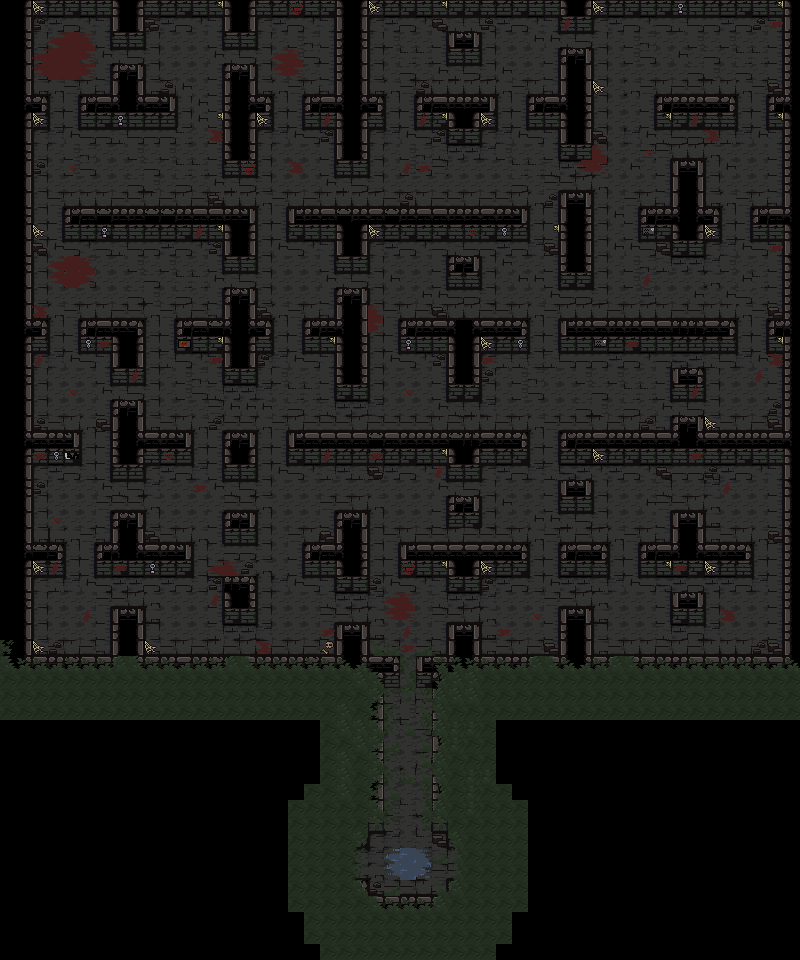

The image is a tile-based game level rendered from a .tmx file. Its description and source (layers, tilesets, objects; grid data summarised) follow:
An orthogonal 50x60 tile map with 16x16 px tiles, 2 tile layers (background, items) and 96 objects (Enemy, Player, Esuba, Needle, Button, ...).

<map version="1.10" tiledversion="1.10.2" orientation="orthogonal" renderorder="right-down" width="50" height="60" tilewidth="16" tileheight="16" infinite="0" nextlayerid="6" nextobjectid="246">
 <tileset firstgid="1" source="dung.tsx" />
 <layer id="1" name="background" width="50" height="60">
  <data>[3000 cells, 3000 non-empty, 55 distinct tile ids]</data>
 </layer>
 <layer id="5" name="items" width="50" height="60">
  <data>[3000 cells, 553 non-empty, 53 distinct tile ids]</data>
 </layer>
 <objectgroup id="3" name="objects">
  <object id="32" name="Enemy" x="39.8485" y="253.909" width="17.3636" height="10" />
  <object id="36" x="352" y="848">
   <polygon points="0,0 0,32 0,64 -16,64 -16,0" />
  </object>
  <object id="37" x="352" y="880">
   <polygon points="0,0 16,0 16,32 0,32" />
  </object>
  <object id="41" x="448" y="816">
   <polygon points="0,0 0,32 32,32 32,0 0,0" />
  </object>
  <object id="42" x="368" y="816">
   <polygon points="0,0 0,32 -32,32 -32,0" />
  </object>
  <object id="43" name="Player" x="403.479" y="881.438" width="8" height="5.5" />
  <object id="44" name="Esuba" x="402.549" y="866.238" width="10.5599" height="13.8617" />
  <object id="48" x="464" y="848">
   <polygon points="0,0 0,32 16,32 16,0" />
  </object>
  <object id="49" x="448" y="880">
   <polygon points="0,0 0,32 32,32 32,0 0,0" />
  </object>
  <object id="51" x="384" y="816">
   <polygon points="0,0 -16,0 -16,16 0,16" />
  </object>
  <object id="52" x="432" y="816">
   <polygon points="0,0 0,16 16,16 16,0" />
  </object>
  <object id="53" x="448" y="896">
   <polygon points="0,0 -80,0 -80,16 0,16" />
  </object>
  <object id="70" x="416" y="656">
   <polygon points="0,0 0,32 384,32 384,0" />
  </object>
  <object id="71" x="32" y="0">
   <polygon points="0,0 0,688 -32,688 -32,0" />
  </object>
  <object id="72" x="32" y="16">
   <polygon points="0,0 768,0 768,-16 0,-16" />
  </object>
  <object id="73" x="336" y="16">
   <polygon points="0,0 0,160 32,160 32,0" />
  </object>
  <object id="77" x="272" y="96">
   <polygon points="0,0 0,32 -16,32 -16,0" />
  </object>
  <object id="79" x="224" y="16">
   <polygon points="0,0 0,32 32,32 32,0" />
  </object>
  <object id="80" x="144" y="16">
   <polygon points="0,0 0,32 -32,32 -32,0" />
  </object>
  <object id="81" x="176" y="128">
   <polygon points="0,0 -96,0 -96,-32 0,-32" />
  </object>
  <object id="82" x="144" y="96">
   <polygon points="0,0 0,-32 -32,-32 -32,0" />
  </object>
  <object id="87" x="336" y="240">
   <polygon points="0,0 0,32 32,32 32,0" />
  </object>
  <object id="94" x="592" y="128">
   <polygon points="0,0 -32,0 -32,32 0,32" />
  </object>
  <object id="95" x="592" y="48">
   <polygon points="0,0 -32,0 -32,48 0,48" />
  </object>
  <object id="96" x="592" y="16">
   <polygon points="0,0 0,16 -32,16 -32,0" />
  </object>
  <object id="98" x="784" y="16">
   <polygon points="0,0 0,640 16,640 16,0" />
  </object>
  <object id="99" x="784" y="96">
   <polygon points="0,0 -16,0 -16,32 0,32" />
  </object>
  <object id="102" x="672" y="208">
   <polygon points="0,0 -32,0 -32,32 0,32" />
  </object>
  <object id="114" x="112" y="352">
   <polygon points="0,0 0,32 32,32 32,0" />
  </object>
  <object id="116" x="224" y="320">
   <polygon points="0,0 0,-32 32,-32 32,0" />
  </object>
  <object id="120" x="144" y="432">
   <polygon points="0,0 0,-32 -32,-32 -32,0" />
  </object>
  <object id="122" x="64" y="576">
   <polygon points="0,0 -32,0 -32,-32 0,-32" />
  </object>
  <object id="126" x="640" y="544">
   <polygon points="0,0 0,32 112,32 112,0" />
  </object>
  <object id="131" x="704" y="432">
   <polygon points="0,0 0,-16 -32,-16 -32,0" />
  </object>
  <object id="134" x="144" y="544">
   <polygon points="0,0 0,-32 -32,-32 -32,0" />
  </object>
  <object id="139" x="480" y="464">
   <polygon points="0,0 0,16 -32,16 -32,0" />
  </object>
  <object id="142" x="528" y="352">
   <polygon points="0,0 -48,0 -48,-32 0,-32" />
  </object>
  <object id="145" x="448" y="352">
   <polygon points="0,0 -48,0 -48,-32 0,-32" />
  </object>
  <object id="148" x="336" y="288">
   <polygon points="0,0 0,112 32,112 32,0" />
  </object>
  <object id="151" x="256" y="576">
   <polygon points="0,0 0,48 -32,48 -32,0" />
  </object>
  <object id="154" x="448" y="688">
   <polygon points="0,0 -16,0 -16,128 0,128" />
  </object>
  <object id="156" x="384" y="688">
   <polygon points="0,0 -16,0 -16,128 0,128" />
  </object>
  <object id="157" x="400" y="688">
   <polygon points="0,0 -368,0 -368,-32 0,-32" />
  </object>
  <object id="158" x="368" y="656">
   <polygon points="0,0 0,-32 -32,-32 -32,0" />
  </object>
  <object id="161" x="448" y="656">
   <polygon points="0,0 0,-32 32,-32 32,0" />
  </object>
  <object id="166" name="Needle" x="32" y="416" width="16" height="16" />
  <object id="167" name="Button" x="704" y="352" width="16" height="16" />
  <object id="168" name="Thread" x="592" y="16" width="16" height="16" />
  <object id="169" name="Crayons" x="320" y="304" width="16" height="16" />
  <object id="170" name="Picture" x="64" y="0" width="16" height="16" />
  <object id="171" name="Crow" x="416" y="560" width="16" height="16" />
  <object id="173" x="448" y="496">
   <polygon points="0,0 32,0 32,32 0,32" />
  </object>
  <object id="177" x="560" y="464">
   <polygon points="0,0 0,-32 224,-32 224,0" />
  </object>
  <object id="178" x="256" y="352">
   <polygon points="0,0 0,32 -32,32 -32,0" />
  </object>
  <object id="179" x="368" y="128">
   <polygon points="0,0 16,0 16,-32 0,-32" />
  </object>
  <object id="180" x="256" y="544">
   <polygon points="0,0 0,-32 -32,-32 -32,0" />
  </object>
  <object id="181" x="48" y="96">
   <polygon points="0,0 -16,0 -16,32 0,32" />
  </object>
  <object id="182" x="144" y="320">
   <polygon points="0,0 0,32 -64,32 -64,0" />
  </object>
  <object id="184" x="592" y="656">
   <polygon points="0,0 0,-48 -32,-48 -32,0" />
  </object>
  <object id="187" x="144" y="656">
   <polygon points="0,0 0,-48 -32,-48 -32,0" />
  </object>
  <object id="194" x="256" y="64">
   <polygon points="0,0 -32,0 -32,112 0,112" />
  </object>
  <object id="195" x="336" y="128">
   <polygon points="0,0 -32,0 -32,-32 0,-32" />
  </object>
  <object id="196" x="496" y="128">
   <polygon points="0,0 -80,0 -80,-32 0,-32" />
  </object>
  <object id="197" x="480" y="128">
   <polygon points="0,0 0,16 -32,16 -32,0" />
  </object>
  <object id="198" x="480" y="32">
   <polygon points="0,0 -32,0 -32,32 0,32" />
  </object>
  <object id="200" x="656" y="96">
   <polygon points="0,0 0,32 80,32 80,0" />
  </object>
  <object id="202" x="752" y="208">
   <polygon points="0,0 0,32 32,32 32,0" />
  </object>
  <object id="203" x="784" y="320">
   <polygon points="0,0 -16,0 -16,32 0,32" />
  </object>
  <object id="209" x="336" y="352">
   <polygon points="0,0 -32,0 -32,-32 0,-32" />
  </object>
  <object id="210" x="272" y="352">
   <polygon points="0,0 -96,0 -96,-32 0,-32" />
  </object>
  <object id="211" x="48" y="352">
   <polygon points="0,0 0,-32 -16,-32 -16,0" />
  </object>
  <object id="213" x="704" y="544">
   <polygon points="0,0 0,-32 -32,-32 -32,0" />
  </object>
  <object id="214" x="480" y="592">
   <polygon points="0,0 -32,0 -32,-16 0,-16" />
  </object>
  <object id="215" x="144" y="464">
   <polygon points="0,0 0,16 -32,16 -32,0" />
  </object>
  <object id="216" x="592" y="288">
   <polygon points="0,0 -32,0 -32,-96 0,-96" />
  </object>
  <object id="218" x="736" y="352">
   <polygon points="0,0 0,-32 -176,-32 -176,0" />
  </object>
  <object id="219" x="672" y="368">
   <polygon points="0,0 0,32 32,32 32,0" />
  </object>
  <object id="224" x="256" y="480">
   <polygon points="0,0 -32,0 -32,-48 0,-48" />
  </object>
  <object id="226" x="560" y="544">
   <polygon points="0,0 0,32 48,32 48,0" />
  </object>
  </objectgroup>
</map>
<!-- 17 of 96 objects omitted -->
